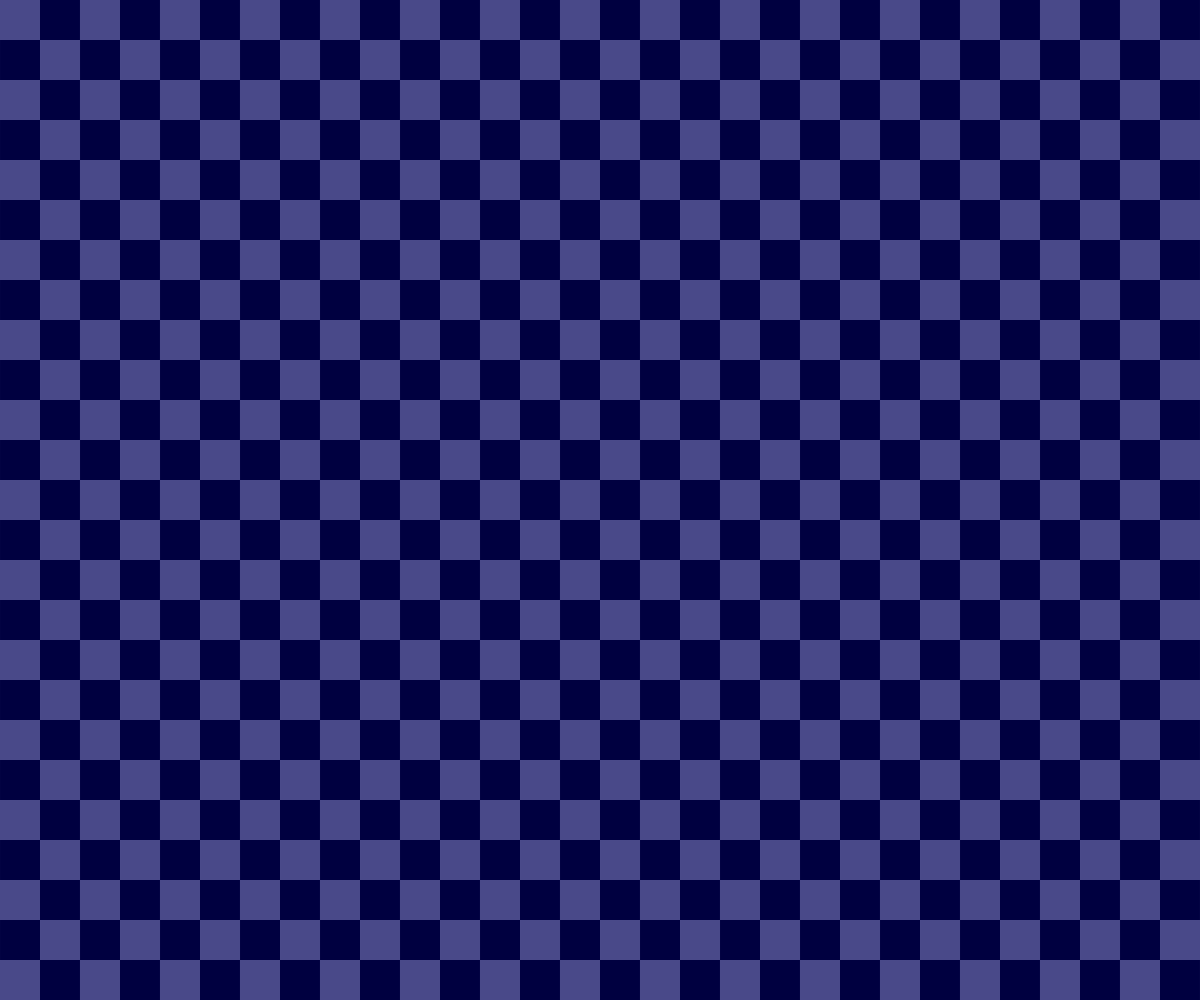
Frame 1 (no input)
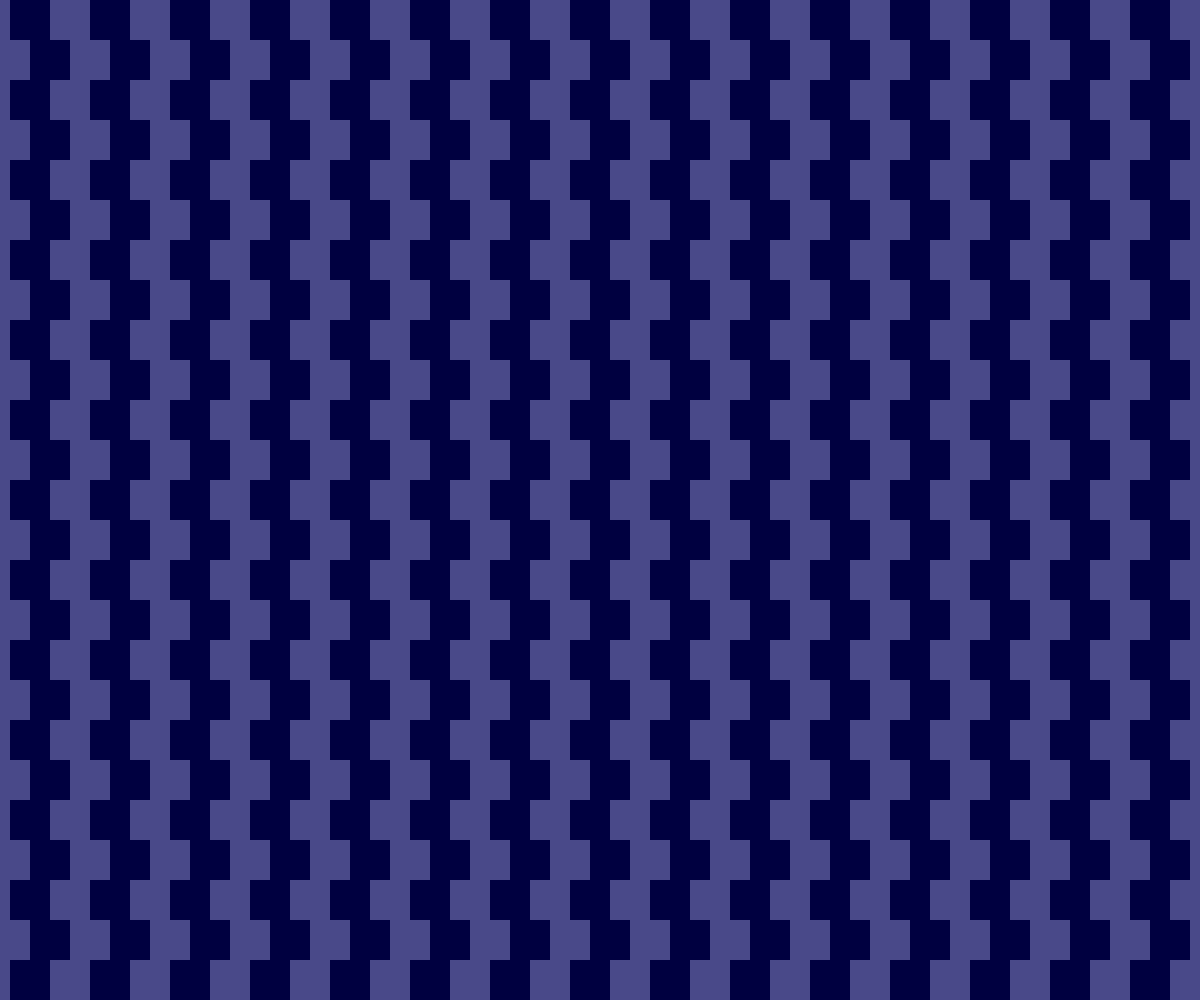
Frame 60 (no input)
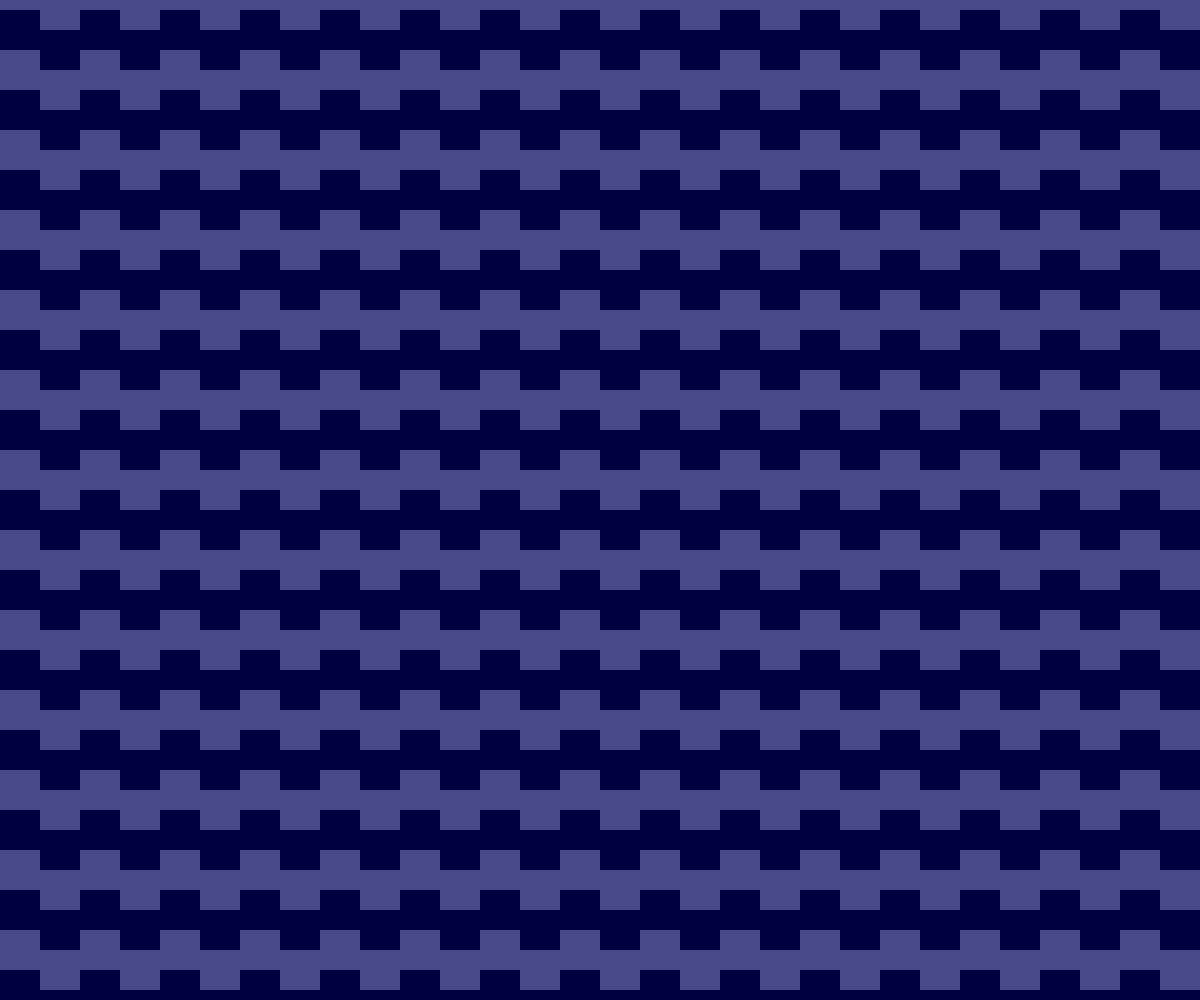
Frame 120 (the mouse pressed at the canvas centre since frame 60)

The p5.js sketch that drew these frames (run headless with seeded random() and noise() and a simulated clock; from frame 60 on, the mouse is pressed at the canvas centre):

// p5.js sketch
// ── sketch.js
function setup() {
  let cnv = createCanvas(windowWidth, windowHeight);
  cnv.id('backgroundCanvas');
}

function draw() {
  background(220, 220, 240);
  noStroke();
  fill(200,200,250)
  let t = millis() / 3000 % 1
  t = (1 - cos((t % 0.5 * 2) * PI)) / 2 / 2 + floor(t * 2) / 2
  let s = 40
  noStroke()
  for (let i = -1; i < width / s + 1; i ++) {
    for (let j = -1; j < height / s + 1; j ++) {
      fill((i + j) % 2 ? 0 : 97)
      if (t < 0.5) {
        rect((i - t * 2 * (j % 2 ? -1 : 1)) * s, j * s, s, s)
      } else {
        rect((i - 1) * s, (j - (t * 2 - 1) * (i % 2 ? -1 : 1)) * s, s, s)
      }
    }
  }
  fill(0,0,255,64)
  rect(0,0,windowWidth,windowHeight)
}

function windowResized() {
  resizeCanvas(windowWidth, windowHeight);
}
// ── styles.css
* {
    margin: 0;
    padding: 0;
}

body {
    background-color: lavender;
}

#backgroundCanvas {
    position: fixed;
    top: 0;
    left: 0;
    z-index: -1;
}

#wrapper {
    margin: 3em 7em;
    border: 4px solid black;
    border-radius: 16px;
    padding: 1em;
    background-color: white;
}

h1 {
    font-family: Verdana, Geneva, Tahoma, sans-serif;
    text-align: center;
}

h3 {
    font-family: Verdana, Geneva, Tahoma, sans-serif;
    text-align: center;
    color: gray;
    padding-bottom: 1em;
}

p {
    font-family: 'Segoe UI', Tahoma, Geneva, Verdana, sans-serif;
    text-align: center;
    padding: 0.5em 0;
}

.coolButton {
    margin: 1em 33.5vw;
    border: 0;
    line-height: 2.5;
    padding: 0 2em;
    font-size: 1rem;
    text-align: center;
    color: white;
    text-shadow: 1px 1px 1px black;
    border-radius: 16px;
    background-color: tomato;
    transition: all 0.5s;
}
.coolButton:hover {
    margin: 0 26vw;
    background-color: red;
    font-size: 2rem;
}

.coolButton:active {
    background-color: darkred;
    transform: scale(99%);
}

#img1 {
    display: block;
    margin: auto;
    height: 360px;
    opacity: 0;
   transform: translate(0,200px);
   transition: all 1s;
}

#img1.show {
    opacity: 1;
   transform: translate(0,0);
}

#p5embed {
    display: block;
    margin: auto;
    width: 640px;
    height: 522px;
    border-radius: 16px;
}
